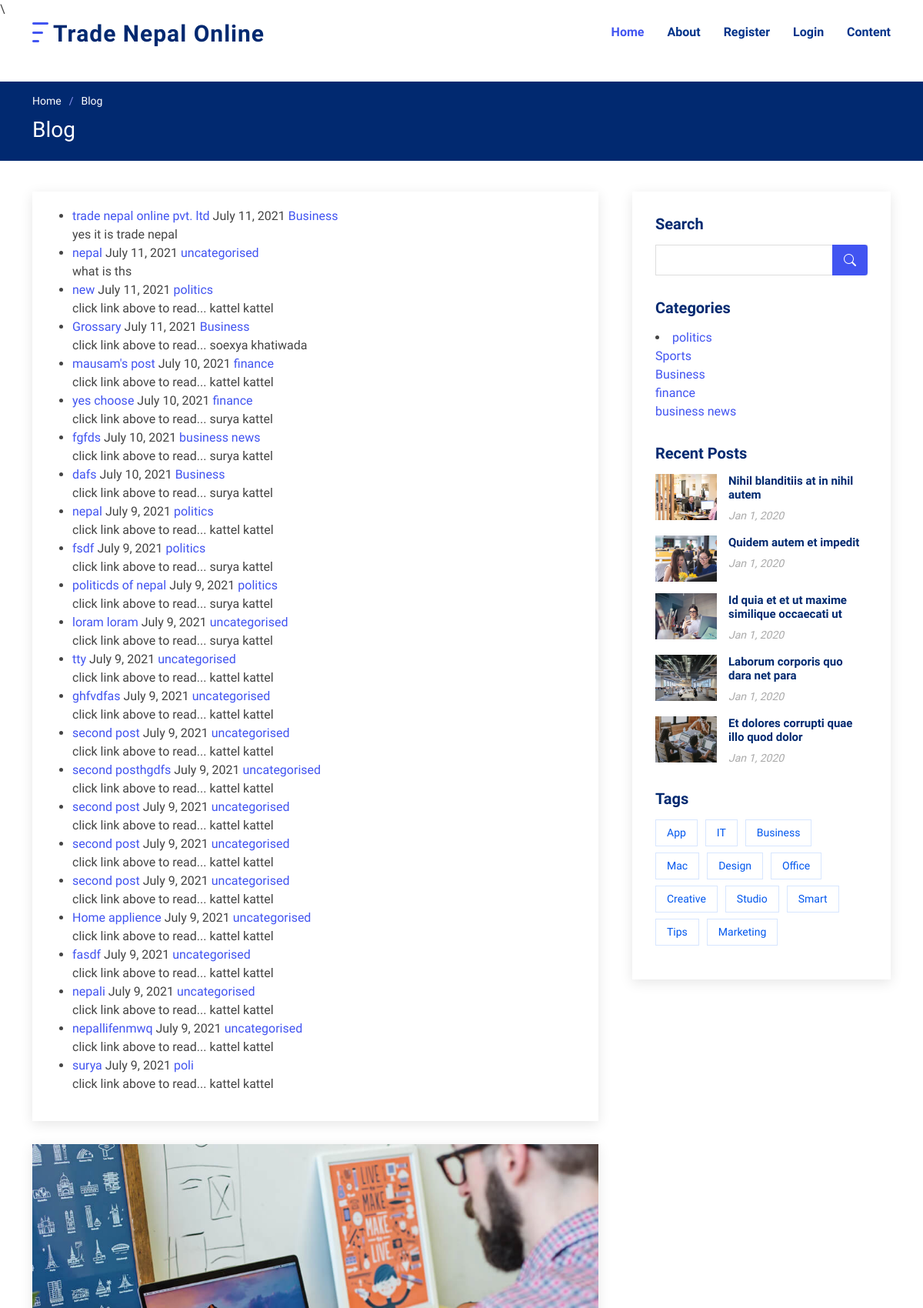
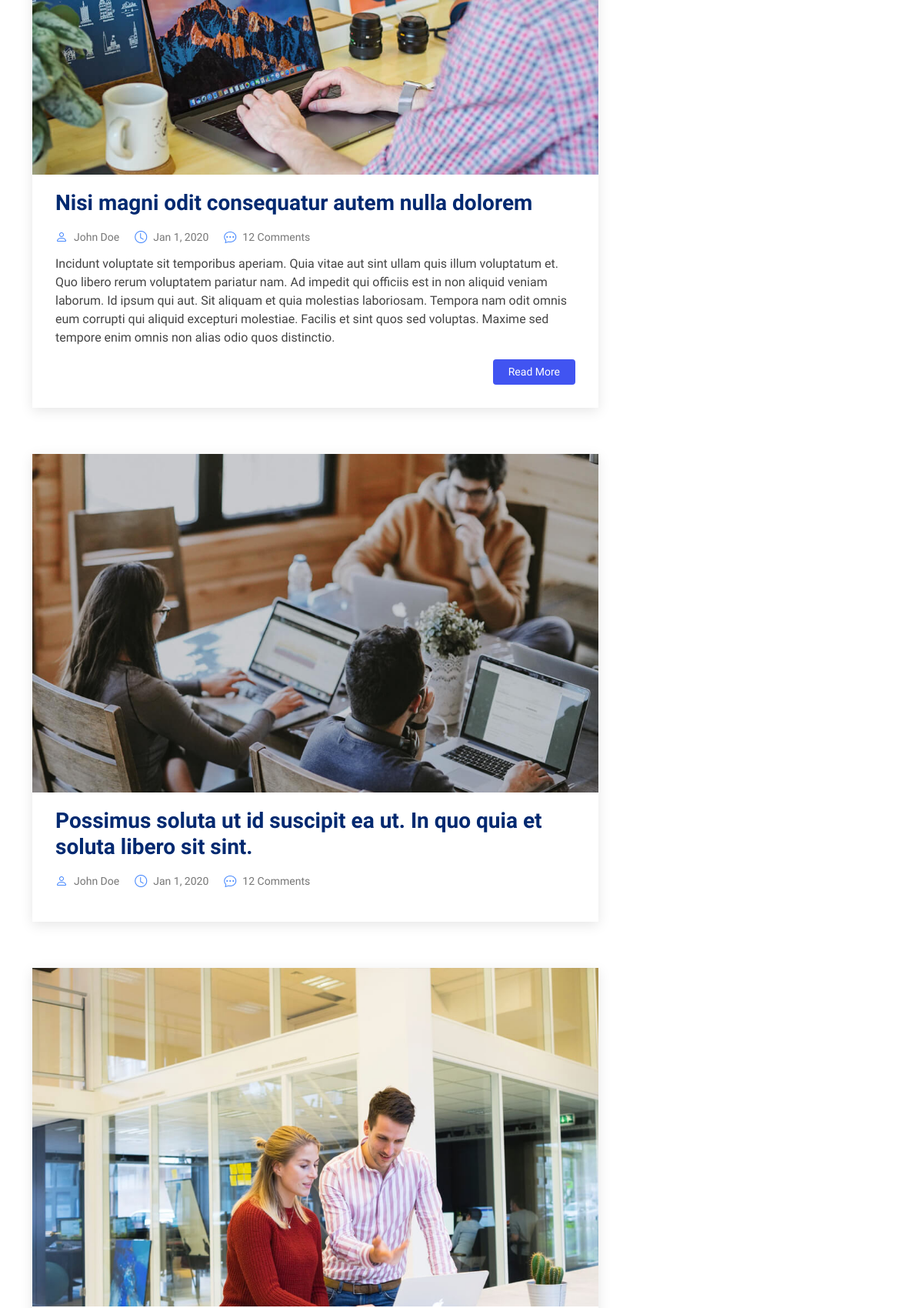
Screenshot of /blog/ (upper part) with the database file from the repository (2 pictures, top to bottom).
### blog/models.py (models this page shows, shortened)
class Post(models.Model):
    title = models.CharField(max_length=255)
    header_image = models.ImageField(null=True, blank=True, upload_to="images/")
    title_tag = models.CharField(max_length=255,default="tradebulletin")
    author = models.ForeignKey(User, on_delete=models.CASCADE)
    body = RichTextField(blank=True, null=True)
    post_date = models.DateField(auto_now_add='True')
    category = models.CharField(max_length=255, default='uncategorised')
    snippet = models.CharField(max_length=255)
    likes = models.ManyToManyField(User, related_name='blog_posts')

class Category(models.Model):
    name = models.CharField(max_length=200)
    def __str__(self):
        return self.name

### blog/views.py (the view)
# urls.py: path('blog/', BlogView.as_view(), name="blog" ),
class BlogView(ListView):
    model = Post
    template_name = 'blog.html'
    cats = Category.objects.all()
    ordering = ['-id']
    def get_context_data(self, *args, **kwargs):
        cat_menu = Category.objects.all()
        context = super(BlogView, self).get_context_data(*args, **kwargs)
        context["cat_menu"] = cat_menu
        return context

### templates/blog.html (shortened to what this page needs)
{% extends 'base.html' %}
{% load static %}
{% block content %}
  <main id="main">
    <section class="breadcrumbs">
      <div class="container">
        <ol>
          <li><a href="{%url 'home'%}">Home</a></li>
          <li>Blog</li>
        </ol>
        <h2>Blog</h2>
      </div>
    </section>
    <section id="blog" class="blog">
      <div class="container" data-aos="fade-up">
        <div class="row">
          <div class="col-lg-8 entries">
            <div class="blog-author d-flex align-items-center">
              <ul>
                {% for post in object_list%}
                  <li>
                   <a href="{% url 'article-detail' post.pk %}">{{ post.title}}</a>
                   {{ post.post_date }}
                   <a href="{% url 'category' post.category|slugify %}"> {{post.category }}</a>
                    <br/>
                    {{ post.snippet }}
                    {{ post.author.first_name}}
                    {{ post.author.last_name}}
                  </li>
                {% endfor%}
                </ul>
              </div>
            <article class="entry">
              <div class="entry-img">
                <img src="assets/img/blog/blog-2.jpg" alt="" class="img-fluid">
              </div>
              <h2 class="entry-title">
                <a href="blog-single.html">Nisi magni odit consequatur autem nulla dolorem</a>
              </h2>
              <div class="entry-meta">
                <ul>
                  <li class="d-flex align-items-center"><i class="bi bi-person"></i> <a href="blog-single.html">John Doe</a></li>
                  <li class="d-flex align-items-center"><i class="bi bi-clock"></i> <a href="blog-single.html"><time datetime="2020-01-01">Jan 1, 2020</time></a></li>
                  <li class="d-flex align-items-center"><i class="bi bi-chat-dots"></i> <a href="blog-single.html">12 Comments</a></li>
                </ul>
              </div>
              <div class="entry-content">
                <p>
                  Incidunt voluptate sit temporibus aperiam. Quia vitae aut sint ullam quis illum voluptatum et. Quo libero rerum voluptatem pariatur nam.
                  Ad impedit qui officiis est in non aliquid veniam laborum. Id ipsum qui aut. Sit aliquam et quia molestias laboriosam. Tempora nam odit omnis eum corrupti qui aliquid excepturi molestiae. Facilis et sint quos sed voluptas. Maxime sed tempore enim omnis non alias odio quos distinctio.
                </p>
                <div class="read-more">
                  <a href="blog-single.html">Read More</a>
                </div>
              </div>
            </article>
            <article class="entry">
              <div class="entry-img">
                <img src="assets/img/blog/blog-3.jpg" alt="" class="img-fluid">
              </div>
              <h2 class="entry-title">
                <a href="blog-single.html">Possimus soluta ut id suscipit ea ut. In quo quia et soluta libero sit sint.</a>
              </h2>
              <div class="entry-meta">
                <ul>
                  <li class="d-flex align-items-center"><i class="bi bi-person"></i> <a href="blog-single.html">John Doe</a></li>
                  <li class="d-flex align-items-center"><i class="bi bi-clock"></i> <a href="blog-single.html"><time datetime="2020-01-01">Jan 1, 2020</time></a></li>
                  <li class="d-flex align-items-center"><i class="bi bi-chat-dots"></i> <a href="blog-single.html">12 Comments</a></li>
                </ul>
              </div>
            </article>
            <article class="entry">
              <div class="entry-img">
                <img src="assets/img/blog/blog-4.jpg" alt="" class="img-fluid">
              </div>
            </article>
          </div>
          <div class="col-lg-4">
            <div class="sidebar">
              <h3 class="sidebar-title">Search</h3>
              <div class="sidebar-item search-form">
                <form action="">
                  <input type="text">
                  <button type="submit"><i class="bi bi-search"></i></button>
                </form>
              </div>
              <h3 class="sidebar-title">Categories</h3>
              <div class="sidebar-item categories">
                 <li>
                  {% for item in cat_menu %}
                  <a href="{% url 'category' item|slugify %}">{{item }}</a></br>
                  {% endfor %}
                </li>
              </div>
              <h3 class="sidebar-title">Recent Posts</h3>
              <div class="sidebar-item recent-posts">
                <div class="post-item clearfix">
                  <img src="assets/img/blog/blog-recent-1.jpg" alt="">
                  <h4><a href="blog-single.html">Nihil blanditiis at in nihil autem</a></h4>
                  <time datetime="2020-01-01">Jan 1, 2020</time>
                </div>
                <div class="post-item clearfix">
                  <img src="assets/img/blog/blog-recent-2.jpg" alt="">
                  <h4><a href="blog-single.html">Quidem autem et impedit</a></h4>
                  <time datetime="2020-01-01">Jan 1, 2020</time>
                </div>
                <div class="post-item clearfix">
                  <img src="assets/img/blog/blog-recent-3.jpg" alt="">
                  <h4><a href="blog-single.html">Id quia et et ut maxime similique occaecati ut</a></h4>
                  <time datetime="2020-01-01">Jan 1, 2020</time>
                </div>
                <div class="post-item clearfix">
                  <img src="assets/img/blog/blog-recent-4.jpg" alt="">
                  <h4><a href="blog-single.html">Laborum corporis quo dara net para</a></h4>
                  <time datetime="2020-01-01">Jan 1, 2020</time>
                </div>
                <div class="post-item clearfix">
                  <img src="assets/img/blog/blog-recent-5.jpg" alt="">
                  <h4><a href="blog-single.html">Et dolores corrupti quae illo quod dolor</a></h4>
                  <time datetime="2020-01-01">Jan 1, 2020</time>
                </div>
              </div>
              <h3 class="sidebar-title">Tags</h3>
              <div class="sidebar-item tags">
                <ul>
                  <li><a href="#">App</a></li>
                  <li><a href="#">IT</a></li>
                  <li><a href="#">Business</a></li>
                  <li><a href="#">Mac</a></li>
                  <li><a href="#">Design</a></li>
                  <li><a href="#">Office</a></li>
                  <li><a href="#">Creative</a></li>
                  <li><a href="#">Studio</a></li>
                  <li><a href="#">Smart</a></li>
                  <li><a href="#">Tips</a></li>
                  <li><a href="#">Marketing</a></li>
                </ul>
              </div>
            </div>
          </div>
        </div>
      </div>
    </section>
  </main>
  {% endblock content %}

### static/css/style.css (style rules this page uses)
:root { scroll-behavior: smooth; }
body { font-family: "Open Sans", sans-serif; color: #444444; }
a { color: #4154f1; text-decoration: none; }
h1, h2, h3, h4, h5, h6 { font-family: "Nunito", sans-serif; }
section { padding: 60px 0; overflow: hidden; }
.breadcrumbs { padding: 15px 0; background: #012970; min-height: 40px; margin-top: 82px; color: #fff; }
.breadcrumbs h2 { font-size: 28px; font-weight: 500; }
.breadcrumbs ol { display: flex; flex-wrap: wrap; list-style: none; padding: 0 0 10px 0; margin: 0; font-size: 14px; }
.breadcrumbs ol a { color: #fff; transition: 0.3s; }
.breadcrumbs ol li + li { padding-left: 10px; }
.breadcrumbs ol li + li::before { display: inline-block; padding-right: 10px; color: #8894f6; content: "/"; }
.blog { padding: 40px 0 20px 0; }
.blog .entry { padding: 30px; margin-bottom: 60px; box-shadow: 0 4px 16px rgba(0, 0, 0, 0.1); }
.blog .entry .entry-img { max-height: 440px; margin: -30px -30px 20px -30px; overflow: hidden; }
.blog .entry .entry-title { font-size: 28px; font-weight: bold; padding: 0; margin: 0 0 20px 0; }
.blog .entry .entry-title a { color: #012970; transition: 0.3s; }
.blog .entry .entry-meta { margin-bottom: 15px; color: #4084fd; }
.blog .entry .entry-meta ul { display: flex; flex-wrap: wrap; list-style: none; align-items: center; padding: 0; margin: 0; }
.blog .entry .entry-meta ul li + li { padding-left: 20px; }
.blog .entry .entry-meta i { font-size: 16px; margin-right: 8px; line-height: 0; }
.blog .entry .entry-meta a { color: #777777; font-size: 14px; display: inline-block; line-height: 1; }
.blog .entry .entry-content p { line-height: 24px; }
.blog .entry .entry-content .read-more { -moz-text-align-last: right; text-align-last: right; }
.blog .entry .entry-content .read-more a { display: inline-block; background: #4154f1; color: #fff; padding: 6px 20px; transition: 0.3s; font-size: 14px; border-radius: 4px; }
.blog .blog-author { padding: 20px; margin-bottom: 30px; box-shadow: 0 4px 16px rgba(0, 0, 0, 0.1); }
.blog .sidebar { padding: 30px; margin: 0 0 60px 20px; box-shadow: 0 4px 16px rgba(0, 0, 0, 0.1); }
.blog .sidebar .sidebar-title { font-size: 20px; font-weight: 700; padding: 0 0 0 0; margin: 0 0 15px 0; color: #012970; position: relative; }
.blog .sidebar .sidebar-item { margin-bottom: 30px; }
.blog .sidebar .search-form form { background: #fff; border: 1px solid #ddd; padding: 3px 10px; position: relative; }
.blog .sidebar .search-form form input[type="text"] { border: 0; padding: 4px; border-radius: 4px; width: calc(100% - 40px); }
.blog .sidebar .search-form form button { position: absolute; top: 0; right: 0; bottom: 0; border: 0; background: none; font-size: 16px; padding: 0 15px; margin: -1px; background: #4154f1; color: #fff; transition: 0.3s; border-radius: 0 4px 4px 0; line-height: 0; }
.blog .sidebar .search-form form button i { line-height: 0; }
.blog .sidebar .recent-posts .post-item + .post-item { margin-top: 15px; }
.blog .sidebar .recent-posts img { width: 80px; float: left; }
.blog .sidebar .recent-posts h4 { font-size: 15px; margin-left: 95px; font-weight: bold; }
.blog .sidebar .recent-posts h4 a { color: #012970; transition: 0.3s; }
.blog .sidebar .recent-posts time { display: block; margin-left: 95px; font-style: italic; font-size: 14px; color: #aaaaaa; }
.blog .sidebar .tags { margin-bottom: -10px; }
.blog .sidebar .tags ul { list-style: none; padding: 0; }
.blog .sidebar .tags ul li { display: inline-block; }
.blog .sidebar .tags ul a { color: #0257ee; font-size: 14px; padding: 6px 14px; margin: 0 6px 8px 0; border: 1px solid #d7e6ff; display: inline-block; transition: 0.3s; }

### rows the page displays
Post: title "trade nepal online pvt. ltd", post_date "July 11, 2021", category "Business", snippet "yes it is", author.first_name "trade", author.last_name "nepal"
Post: title "nepal", post_date "July 11, 2021", category "uncategorised", snippet "what is ths"
Post: title "new", post_date "July 11, 2021", category "politics", snippet "click link above to read...", author.first_name "kattel", author.last_name "kattel"
Post: title "Grossary", post_date "July 11, 2021", category "Business", snippet "click link above to read...", author.first_name "soexya", author.last_name "khatiwada"
Post: title "mausam's post", post_date "July 10, 2021", category "finance", snippet "click link above to read...", author.first_name "kattel", author.last_name "kattel"
Post: title "yes choose", post_date "July 10, 2021", category "finance", snippet "click link above to read...", author.first_name "surya", author.last_name "kattel"
Post: title "fgfds", post_date "July 10, 2021", category "business news", snippet "click link above to read...", author.first_name "surya", author.last_name "kattel"
Post: title "dafs", post_date "July 10, 2021", category "Business", snippet "click link above to read...", author.first_name "surya", author.last_name "kattel"
Post: title "nepal", post_date "July 9, 2021", category "politics", snippet "click link above to read...", author.first_name "kattel", author.last_name "kattel"
Post: title "fsdf", post_date "July 9, 2021", category "politics", snippet "click link above to read...", author.first_name "surya", author.last_name "kattel"
Post: title "politicds of nepal", post_date "July 9, 2021", category "politics", snippet "click link above to read...", author.first_name "surya", author.last_name "kattel"
Post: title "loram loram", post_date "July 9, 2021", category "uncategorised", snippet "click link above to read...", author.first_name "surya", author.last_name "kattel"
Post: title "tty", post_date "July 9, 2021", category "uncategorised", snippet "click link above to read...", author.first_name "kattel", author.last_name "kattel"
Post: title "ghfvdfas", post_date "July 9, 2021", category "uncategorised", snippet "click link above to read...", author.first_name "kattel", author.last_name "kattel"
Post: title "second post", post_date "July 9, 2021", category "uncategorised", snippet "click link above to read...", author.first_name "kattel", author.last_name "kattel"
Post: title "second posthgdfs", post_date "July 9, 2021", category "uncategorised", snippet "click link above to read...", author.first_name "kattel", author.last_name "kattel"
Post: title "second post", post_date "July 9, 2021", category "uncategorised", snippet "click link above to read...", author.first_name "kattel", author.last_name "kattel"
Post: title "second post", post_date "July 9, 2021", category "uncategorised", snippet "click link above to read...", author.first_name "kattel", author.last_name "kattel"
Post: title "second post", post_date "July 9, 2021", category "uncategorised", snippet "click link above to read...", author.first_name "kattel", author.last_name "kattel"
Post: title "Home applience", post_date "July 9, 2021", category "uncategorised", snippet "click link above to read...", author.first_name "kattel", author.last_name "kattel"
Post: title "fasdf", post_date "July 9, 2021", category "uncategorised", snippet "click link above to read...", author.first_name "kattel", author.last_name "kattel"
Post: title "nepali", post_date "July 9, 2021", category "uncategorised", snippet "click link above to read...", author.first_name "kattel", author.last_name "kattel"
Post: title "nepallifenmwq", post_date "July 9, 2021", category "uncategorised", snippet "click link above to read...", author.first_name "kattel", author.last_name "kattel"
Post: title "surya", post_date "July 9, 2021", category "poli", snippet "click link above to read...", author.first_name "kattel", author.last_name "kattel"
Category: name "politics"
Category: name "Sports"
Category: name "Business"
Category: name "finance"
Category: name "business news"
